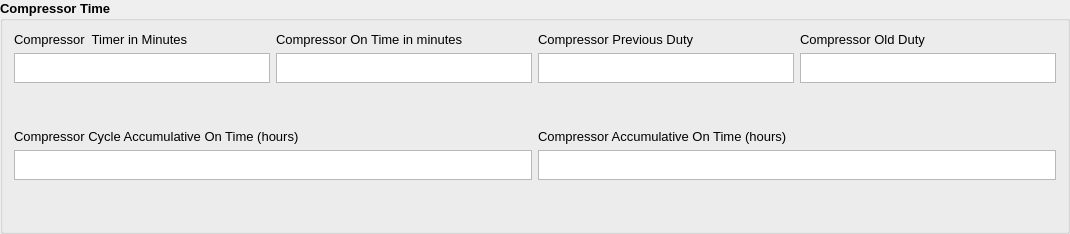
            <widget class="QGroupBox" name="groupBox">
             <property name="font">
              <font>
               <pointsize>10</pointsize>
               <weight>75</weight>
               <bold>true</bold>
              </font>
             </property>
             <property name="title">
              <string>Compressor Time </string>
             </property>
             <layout class="QGridLayout" name="gridLayout">
              <item row="0" column="0">
               <layout class="QHBoxLayout" name="horizontalLayout_7">
                <item>
                 <layout class="QVBoxLayout" name="verticalLayout_21">
                  <item>
                   <widget class="QLabel" name="lComTimerInMin">
                    <property name="font">
                     <font>
                      <pointsize>10</pointsize>
                      <weight>50</weight>
                      <bold>false</bold>
                     </font>
                    </property>
                    <property name="text">
                     <string>Compressor  Timer in Minutes</string>
                    </property>
                   </widget>
                  </item>
                  <item>
                   <widget class="QTextEdit" name="eComTimerInMin">
                    <property name="minimumSize">
                     <size>
                      <width>0</width>
                      <height>26</height>
                     </size>
                    </property>
                    <property name="maximumSize">
                     <size>
                      <width>16777215</width>
                      <height>30</height>
                     </size>
                    </property>
                    <property name="font">
                     <font>
                      <pointsize>8</pointsize>
                      <weight>50</weight>
                      <bold>false</bold>
                     </font>
                    </property>
                    <property name="readOnly">
                     <bool>true</bool>
                    </property>
                   </widget>
                  </item>
                  <item>
                   <spacer name="verticalSpacer_19">
                    <property name="orientation">
                     <enum>Qt::Vertical</enum>
                    </property>
                    <property name="sizeHint" stdset="0">
                     <size>
                      <width>20</width>
                      <height>40</height>
                     </size>
                    </property>
                   </spacer>
                  </item>
                 </layout>
                </item>
                <item>
                 <layout class="QVBoxLayout" name="verticalLayout_22">
                  <item>
                   <widget class="QLabel" name="lComOnTimeInMin">
                    <property name="font">
                     <font>
                      <pointsize>10</pointsize>
                      <weight>50</weight>
                      <bold>false</bold>
                     </font>
                    </property>
                    <property name="text">
                     <string>Compressor On Time in minutes</string>
                    </property>
                   </widget>
                  </item>
                  <item>
                   <widget class="QTextEdit" name="eComOnTimeInMin">
                    <property name="minimumSize">
                     <size>
                      <width>0</width>
                      <height>26</height>
                     </size>
                    </property>
                    <property name="maximumSize">
                     <size>
                      <width>16777215</width>
                      <height>30</height>
                     </size>
                    </property>
                    <property name="font">
                     <font>
                      <pointsize>8</pointsize>
                      <weight>50</weight>
                      <bold>false</bold>
                     </font>
                    </property>
                    <property name="readOnly">
                     <bool>true</bool>
                    </property>
                   </widget>
                  </item>
                  <item>
                   <spacer name="verticalSpacer_20">
                    <property name="orientation">
                     <enum>Qt::Vertical</enum>
                    </property>
                    <property name="sizeHint" stdset="0">
                     <size>
                      <width>20</width>
                      <height>40</height>
                     </size>
                    </property>
                   </spacer>
                  </item>
                 </layout>
                </item>
                <item>
                 <layout class="QVBoxLayout" name="verticalLayout_23">
                  <item>
                   <widget class="QLabel" name="lComPreviousDuty">
                    <property name="font">
                     <font>
                      <pointsize>10</pointsize>
                      <weight>50</weight>
                      <bold>false</bold>
                     </font>
                    </property>
                    <property name="text">
                     <string>Compressor Previous Duty</string>
                    </property>
                   </widget>
                  </item>
                  <item>
                   <widget class="QTextEdit" name="eComPreviousDuty">
                    <property name="minimumSize">
                     <size>
                      <width>0</width>
                      <height>26</height>
                     </size>
                    </property>
                    <property name="maximumSize">
                     <size>
                      <width>16777215</width>
                      <height>30</height>
                     </size>
                    </property>
                    <property name="font">
                     <font>
                      <pointsize>8</pointsize>
                      <weight>50</weight>
                      <bold>false</bold>
                     </font>
                    </property>
                    <property name="readOnly">
                     <bool>true</bool>
                    </property>
                   </widget>
                  </item>
                  <item>
                   <spacer name="verticalSpacer_21">
                    <property name="orientation">
                     <enum>Qt::Vertical</enum>
                    </property>
                    <property name="sizeHint" stdset="0">
                     <size>
                      <width>20</width>
                      <height>40</height>
                     </size>
                    </property>
                   </spacer>
                  </item>
                 </layout>
                </item>
                <item>
                 <layout class="QVBoxLayout" name="verticalLayout_26">
                  <item>
                   <widget class="QLabel" name="lComOldDuty">
                    <property name="font">
                     <font>
                      <pointsize>10</pointsize>
                      <weight>50</weight>
                      <bold>false</bold>
                     </font>
                    </property>
                    <property name="text">
                     <string>Compressor Old Duty</string>
                    </property>
                   </widget>
                  </item>
                  <item>
                   <widget class="QTextEdit" name="eComOldDuty">
                    <property name="minimumSize">
                     <size>
                      <width>0</width>
                      <height>26</height>
                     </size>
                    </property>
                    <property name="maximumSize">
                     <size>
                      <width>16777215</width>
                      <height>30</height>
                     </size>
                    </property>
                    <property name="font">
                     <font>
                      <pointsize>8</pointsize>
                      <weight>50</weight>
                      <bold>false</bold>
                     </font>
                    </property>
                    <property name="readOnly">
                     <bool>true</bool>
                    </property>
                   </widget>
                  </item>
                  <item>
                   <spacer name="verticalSpacer_24">
                    <property name="orientation">
                     <enum>Qt::Vertical</enum>
                    </property>
                    <property name="sizeHint" stdset="0">
                     <size>
                      <width>20</width>
                      <height>40</height>
                     </size>
                    </property>
                   </spacer>
                  </item>
                 </layout>
                </item>
               </layout>
              </item>
              <item row="1" column="0">
               <layout class="QHBoxLayout" name="horizontalLayout_8">
                <item>
                 <layout class="QVBoxLayout" name="verticalLayout_24">
                  <item>
                   <widget class="QLabel" name="lComCycleAccuOnTime">
                    <property name="font">
                     <font>
                      <pointsize>10</pointsize>
                      <weight>50</weight>
                      <bold>false</bold>
                     </font>
                    </property>
                    <property name="text">
                     <string>Compressor Cycle Accumulative On Time (hours)</string>
                    </property>
                   </widget>
                  </item>
                  <item>
                   <widget class="QTextEdit" name="eComCycleAccuOnTime">
                    <property name="minimumSize">
                     <size>
                      <width>0</width>
                      <height>26</height>
                     </size>
                    </property>
                    <property name="maximumSize">
                     <size>
                      <width>16777215</width>
                      <height>30</height>
                     </size>
                    </property>
                    <property name="font">
                     <font>
                      <pointsize>8</pointsize>
                      <weight>50</weight>
                      <bold>false</bold>
                     </font>
                    </property>
                    <property name="readOnly">
                     <bool>true</bool>
                    </property>
                   </widget>
                  </item>
                  <item>
                   <spacer name="verticalSpacer_22">
                    <property name="orientation">
                     <enum>Qt::Vertical</enum>
                    </property>
                    <property name="sizeHint" stdset="0">
                     <size>
                      <width>20</width>
                      <height>40</height>
                     </size>
                    </property>
                   </spacer>
                  </item>
                 </layout>
                </item>
                <item>
                 <layout class="QVBoxLayout" name="verticalLayout_25">
                  <item>
                   <widget class="QLabel" name="lComAccuOnTime">
                    <property name="font">
                     <font>
                      <pointsize>10</pointsize>
                      <weight>50</weight>
                      <bold>false</bold>
                     </font>
                    </property>
                    <property name="text">
                     <string>Compressor Accumulative On Time (hours)</string>
                    </property>
                   </widget>
                  </item>
                  <item>
                   <widget class="QTextEdit" name="eComAccuOnTime">
                    <property name="minimumSize">
                     <size>
                      <width>0</width>
                      <height>26</height>
                     </size>
                    </property>
                    <property name="maximumSize">
                     <size>
                      <width>16777215</width>
                      <height>30</height>
                     </size>
                    </property>
                    <property name="font">
                     <font>
                      <pointsize>8</pointsize>
                      <weight>50</weight>
                      <bold>false</bold>
                     </font>
                    </property>
                    <property name="readOnly">
                     <bool>true</bool>
                    </property>
                   </widget>
                  </item>
                  <item>
                   <spacer name="verticalSpacer_23">
                    <property name="orientation">
                     <enum>Qt::Vertical</enum>
                    </property>
                    <property name="sizeHint" stdset="0">
                     <size>
                      <width>20</width>
                      <height>40</height>
                     </size>
                    </property>
                   </spacer>
                  </item>
                 </layout>
                </item>
               </layout>
              </item>
             </layout>
            </widget>
